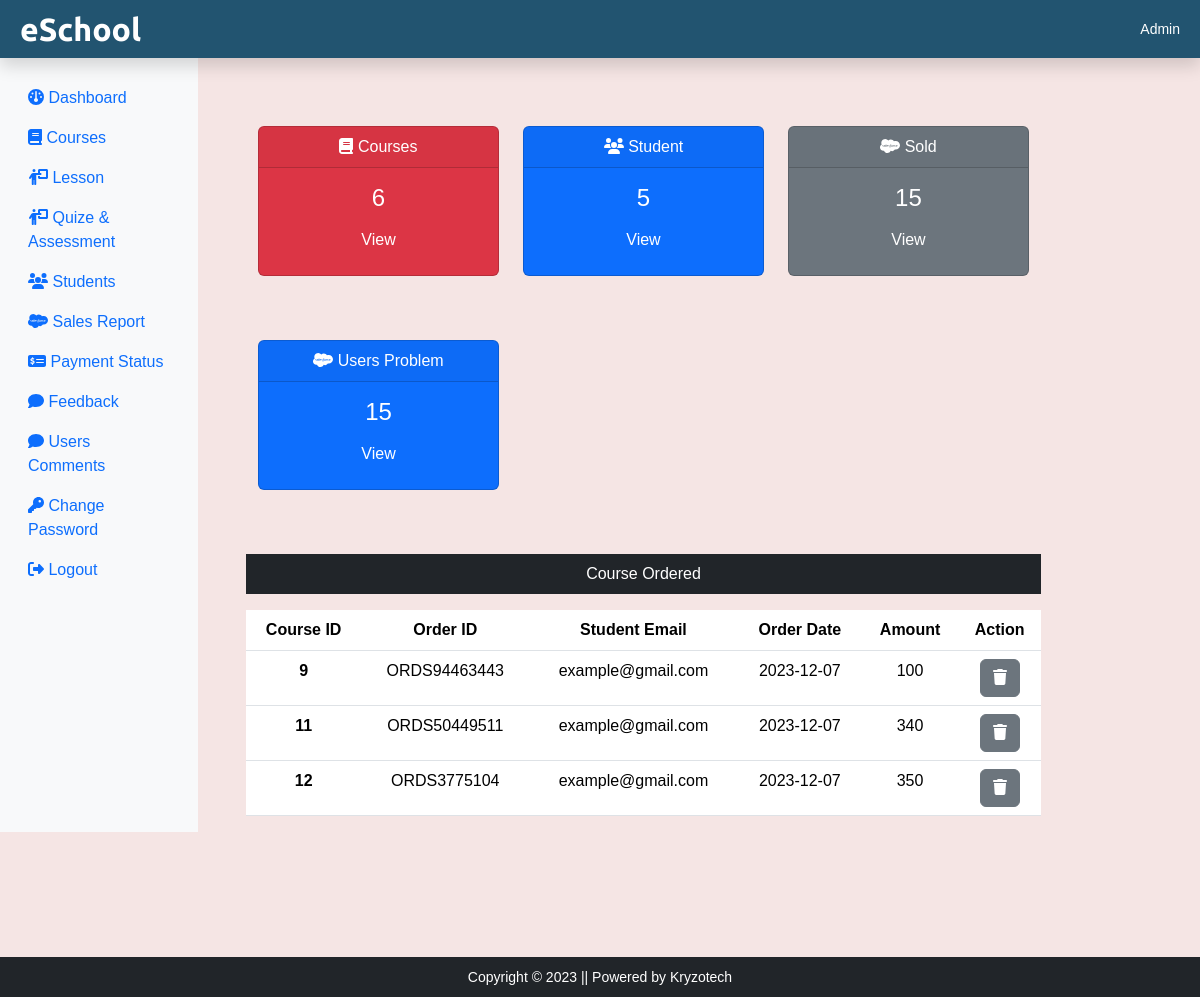
Page /eSchool/admin/dashboard.php (signed in) on the committed database.
### tables this page shows
CREATE TABLE `courseorder` (
  `co_id` int(11) NOT NULL,
  `order_id` varchar(255) NOT NULL,
  `stu_email` varchar(255) NOT NULL,
  `c_id` int(11) NOT NULL,
  `status` varchar(255) NOT NULL,
  `respmsg` text NOT NULL,
  `amount` int(11) NOT NULL,
  `order_date` date NOT NULL
);

### eSchool/admin/dashboard.php (the view, shortened to what this page needs)
<?php
include('includes/header.php');
include_once('includes/dbconnection.php');
?>
			<?php
				$sql = "SELECT COUNT(*) as total_course FROM courses";
				$result = $conn->query($sql);
				if ($result && $result -> num_rows > 0) {
					$row = $result->fetch_assoc();
					$total_course = $row ['total_course'];
				}
				else {
					$total_course = 0;
				}
			?>
			<div class="col-sm-9 mt-5">
				<div class="row mx-5 text-center">
					<div class="col-sm-4 mt-5">
						<div class="card text-white bg-danger mb-3" style="max-width: 18rem;">
							<div class="card-header"><i class="fa-solid fa-book"></i> Courses</div>
							<div class="card-body">
								<h4 class="card-title"><?php echo $total_course; ?></h4>
								<a class="btn text-white" href="courses.php">View</a>
							</div>
						</div>
					</div>
					<?php
					    $sql = "SELECT COUNT(*) as total_students FROM student";
					    $result = $conn->query($sql);
					    if ($result && $result->num_rows > 0) {
					        $row = $result->fetch_assoc();
					        $total_students = $row['total_students'];
					    } else {
					        $total_students = 0;
					    }
					?>
					<div class="col-sm-4 mt-5">
					    <div class="card text-white bg-primary mb-3" style="max-width: 18rem;">
					        <div class="card-header"><i class="fa-solid fa-users"></i> Student</div>
					        <div class="card-body">
					            <h4 class="card-title"><?php echo $total_students; ?></h4>
					            <a class="btn text-white" href="students.php">View</a>
					        </div>
					    </div>
					</div>
					<div class="col-sm-4 mt-5">
						<div class="card text-white bg-secondary mb-3" style="max-width: 18rem;">
							<div class="card-header"><i class="fa-brands fa-salesforce"></i> Sold</div>
							<div class="card-body">
								<h4 class="card-title">15</h4>
								<a class="btn text-white" href="#">View</a>
							</div>
						</div>
					</div>
					<div class="col-sm-4 mt-5">
						<?php
							$sql = "SELECT COUNT(*) as total_probs FROM contactus";
							$result = $conn->query($sql);
							if ($result && $result->num_rows > 0) {
								$row = $result->fetch_assoc();
								$total_probs = $row['total_probs'];
							}
							else {
								$total_probs = 0;
							}
						?>
						<div class="card text-white bg-primary mb-3" style="max-width: 18rem;">
							<div class="card-header"><i class="fa-brands fa-salesforce"></i> Users Problem</div>
							<div class="card-body">
								<h4 class="card-title"><?php echo $total_probs; ?></h4>
								<a class="btn text-white" href="contactus.php">View</a>
							</div>
						</div>
					</div>
				</div>
				<?php
				$sql = "SELECT co_id, order_id, amount, stu_email, order_date FROM courseorder";
				$result = $conn->query($sql);
				if ($result ->num_rows > 0){
				?>
				<div class="mx-5 mt-5 text-center">
				    <p class="bg-dark text-white p-2">Course Ordered</p>
				    <table class="table">
				        <thead>
				            <tr>
				                <th scope="col">Course ID</th>
				                <th scope="col">Order ID</th>
				                <th scope="col">Student Email</th>
				                <th scope="col">Order Date</th>
				                <th scope="col">Amount</th>
				                <th scope="col">Action</th>
				            </tr>
				        </thead>
				        <tbody>
				            <?php
				            while ($row = $result->fetch_assoc()) {
				                echo "<tr>";
				                echo "<th scope='row'>" . $row['co_id'] . "</th>";
				                echo "<td>" . $row['order_id'] . "</td>";
				                echo "<td>" . $row['stu_email'] . "</td>";
				                echo "<td>" . $row['order_date'] . "</td>";
				                echo "<td>" . $row['amount'] . "</td>";
				                echo "<td>
				                        <form method='post'>
				                            <input type='hidden'name='id' value='" . $row['co_id'] . "'>
				                            <button type='submit' class='btn btn-secondary' name='delete'><i class='fas fa-trash'></i></button>
				                        </form>
				                      </td>";
				                echo "</tr>";
				            }
					    }
				            ?>
				        </tbody>
				    </table>
				</div>
			</div>
<?php include('../admin/includes/footer.php')?>

### eSchool/assets/css/style.css (style rules this page uses)
body { background-color: gray; }

### eSchool/assets/css/adminstyle.css (style rules this page uses)
body { background-color: #f5e5e4; font-family: sans-serif; margin: 0; padding: 0; }
.col-sm-9 { margin-left: 0px !important; padding: 0px !important; }
.row { margin-right: 0; }
.col-sm-4 { float: left; }

### rows in the picture
courseorder: co_id "9", order "ORDS94463443", stu_email "example@gmail.com", order_date "2023-12-07", amount "100"
courseorder: co_id "11", order "ORDS50449511", stu_email "example@gmail.com", order_date "2023-12-07", amount "340"
courseorder: co_id "12", order "ORDS3775104", stu_email "example@gmail.com", order_date "2023-12-07", amount "350"

### other values in the picture
$total_course "6"
$total_students "5"
$total_probs "15"
